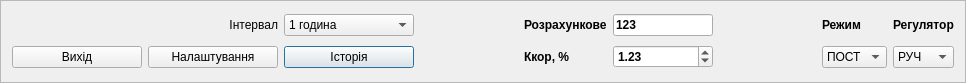
    <widget class="QFrame" name="frame_Buttons">
     <property name="sizePolicy">
      <sizepolicy hsizetype="Expanding" vsizetype="Fixed">
       <horstretch>0</horstretch>
       <verstretch>0</verstretch>
      </sizepolicy>
     </property>
     <property name="maximumSize">
      <size>
       <width>16777215</width>
       <height>83</height>
      </size>
     </property>
     <property name="frameShape">
      <enum>QFrame::StyledPanel</enum>
     </property>
     <property name="frameShadow">
      <enum>QFrame::Raised</enum>
     </property>
     <layout class="QGridLayout" name="gridLayout_8">
      <item row="0" column="3" rowspan="2">
       <spacer name="horizontalSpacer_5">
        <property name="orientation">
         <enum>Qt::Horizontal</enum>
        </property>
        <property name="sizeHint" stdset="0">
         <size>
          <width>104</width>
          <height>58</height>
         </size>
        </property>
       </spacer>
      </item>
      <item row="0" column="4">
       <widget class="QLabel" name="labelSPR_1">
        <property name="font">
         <font>
          <weight>75</weight>
          <bold>true</bold>
         </font>
        </property>
        <property name="text">
         <string>Розрахункове</string>
        </property>
       </widget>
      </item>
      <item row="0" column="5">
       <widget class="QLineEdit" name="leSPR_1">
        <property name="sizePolicy">
         <sizepolicy hsizetype="Preferred" vsizetype="Fixed">
          <horstretch>0</horstretch>
          <verstretch>0</verstretch>
         </sizepolicy>
        </property>
        <property name="maximumSize">
         <size>
          <width>100</width>
          <height>16777215</height>
         </size>
        </property>
        <property name="font">
         <font>
          <weight>75</weight>
          <bold>true</bold>
         </font>
        </property>
        <property name="whatsThis">
         <string>Розрахункове завдання</string>
        </property>
        <property name="text">
         <string>123</string>
        </property>
       </widget>
      </item>
      <item row="0" column="6" rowspan="2">
       <spacer name="horizontalSpacer_6">
        <property name="orientation">
         <enum>Qt::Horizontal</enum>
        </property>
        <property name="sizeHint" stdset="0">
         <size>
          <width>103</width>
          <height>58</height>
         </size>
        </property>
       </spacer>
      </item>
      <item row="0" column="7">
       <widget class="QLabel" name="labelRej">
        <property name="font">
         <font>
          <weight>75</weight>
          <bold>true</bold>
         </font>
        </property>
        <property name="text">
         <string>Режим</string>
        </property>
       </widget>
      </item>
      <item row="0" column="8">
       <widget class="QLabel" name="label_AM">
        <property name="font">
         <font>
          <weight>75</weight>
          <bold>true</bold>
         </font>
        </property>
        <property name="text">
         <string>Регулятор</string>
        </property>
       </widget>
      </item>
      <item row="1" column="2">
       <widget class="QPushButton" name="Trend">
        <property name="enabled">
         <bool>true</bool>
        </property>
        <property name="sizePolicy">
         <sizepolicy hsizetype="Preferred" vsizetype="Fixed">
          <horstretch>0</horstretch>
          <verstretch>0</verstretch>
         </sizepolicy>
        </property>
        <property name="minimumSize">
         <size>
          <width>130</width>
          <height>0</height>
         </size>
        </property>
        <property name="whatsThis">
         <string>Кнопка доступу до переглядача історії по регулятору</string>
        </property>
        <property name="text">
         <string>Історія</string>
        </property>
        <property name="autoDefault">
         <bool>true</bool>
        </property>
        <property name="default">
         <bool>true</bool>
        </property>
       </widget>
      </item>
      <item row="1" column="4">
       <widget class="QLabel" name="labelKkor">
        <property name="font">
         <font>
          <weight>75</weight>
          <bold>true</bold>
         </font>
        </property>
        <property name="text">
         <string>Ккор, %</string>
        </property>
       </widget>
      </item>
      <item row="1" column="5">
       <widget class="QDoubleSpinBox" name="sbKkor">
        <property name="sizePolicy">
         <sizepolicy hsizetype="Fixed" vsizetype="Fixed">
          <horstretch>0</horstretch>
          <verstretch>0</verstretch>
         </sizepolicy>
        </property>
        <property name="minimumSize">
         <size>
          <width>80</width>
          <height>0</height>
         </size>
        </property>
        <property name="maximumSize">
         <size>
          <width>100</width>
          <height>16777215</height>
         </size>
        </property>
        <property name="font">
         <font>
          <weight>75</weight>
          <bold>true</bold>
         </font>
        </property>
        <property name="accessibleName">
         <string>Коефіцієнт корекції розрахункового завдання</string>
        </property>
        <property name="buttonSymbols">
         <enum>QAbstractSpinBox::UpDownArrows</enum>
        </property>
        <property name="accelerated">
         <bool>true</bool>
        </property>
        <property name="keyboardTracking">
         <bool>false</bool>
        </property>
        <property name="decimals">
         <number>2</number>
        </property>
        <property name="minimum">
         <double>-200.000000000000000</double>
        </property>
        <property name="maximum">
         <double>200.000000000000000</double>
        </property>
        <property name="value">
         <double>1.230000000000000</double>
        </property>
       </widget>
      </item>
      <item row="1" column="7">
       <widget class="QComboBox" name="cbRej">
        <property name="whatsThis">
         <string>Режим вибору завдання</string>
        </property>
        <item>
         <property name="text">
          <string>ПОСТ</string>
         </property>
        </item>
        <item>
         <property name="text">
          <string>РОЗР</string>
         </property>
        </item>
       </widget>
      </item>
      <item row="1" column="8">
       <widget class="QComboBox" name="cbAM">
        <property name="whatsThis">
         <string>Режим роботи регулятора</string>
        </property>
        <item>
         <property name="text">
          <string>РУЧ</string>
         </property>
        </item>
        <item>
         <property name="text">
          <string>АВТ</string>
         </property>
        </item>
       </widget>
      </item>
      <item row="1" column="0">
       <widget class="QPushButton" name="Exit">
        <property name="sizePolicy">
         <sizepolicy hsizetype="Preferred" vsizetype="Fixed">
          <horstretch>0</horstretch>
          <verstretch>0</verstretch>
         </sizepolicy>
        </property>
        <property name="minimumSize">
         <size>
          <width>130</width>
          <height>0</height>
         </size>
        </property>
        <property name="maximumSize">
         <size>
          <width>130</width>
          <height>16777215</height>
         </size>
        </property>
        <property name="whatsThis">
         <string>Кнопка закриття панелі регулятора</string>
        </property>
        <property name="text">
         <string>Вихід</string>
        </property>
       </widget>
      </item>
      <item row="1" column="1">
       <widget class="QPushButton" name="Setting">
        <property name="sizePolicy">
         <sizepolicy hsizetype="Preferred" vsizetype="Fixed">
          <horstretch>0</horstretch>
          <verstretch>0</verstretch>
         </sizepolicy>
        </property>
        <property name="minimumSize">
         <size>
          <width>130</width>
          <height>0</height>
         </size>
        </property>
        <property name="maximumSize">
         <size>
          <width>130</width>
          <height>16777215</height>
         </size>
        </property>
        <property name="whatsThis">
         <string>Кнопка доступу до налаштувань регулятора</string>
        </property>
        <property name="text">
         <string>Налаштування</string>
        </property>
        <property name="checkable">
         <bool>true</bool>
        </property>
        <property name="checked">
         <bool>false</bool>
        </property>
        <property name="autoDefault">
         <bool>true</bool>
        </property>
        <property name="default">
         <bool>false</bool>
        </property>
        <property name="flat">
         <bool>false</bool>
        </property>
       </widget>
      </item>
      <item row="0" column="2">
       <widget class="QComboBox" name="cbInterval">
        <item>
         <property name="text">
          <string>1 година</string>
         </property>
        </item>
        <item>
         <property name="text">
          <string>30 хвилин</string>
         </property>
        </item>
        <item>
         <property name="text">
          <string>15 хвилин</string>
         </property>
        </item>
       </widget>
      </item>
      <item row="0" column="1">
       <widget class="QLabel" name="label_5">
        <property name="text">
         <string>Інтервал</string>
        </property>
        <property name="alignment">
         <set>Qt::AlignRight|Qt::AlignTrailing|Qt::AlignVCenter</set>
        </property>
       </widget>
      </item>
     </layout>
    </widget>
